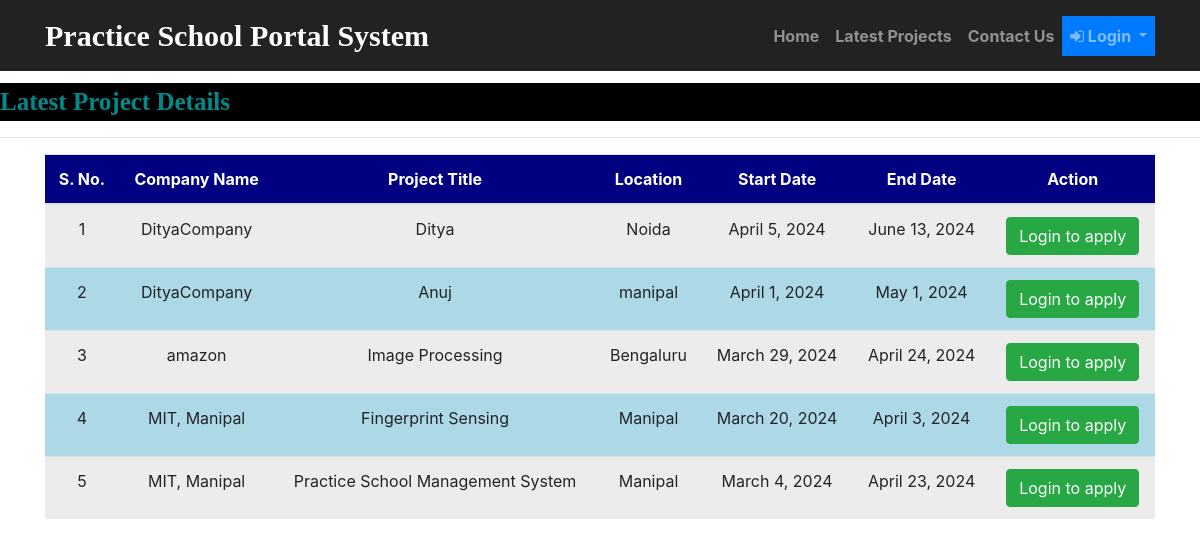
The page /latest_jobs on the database its author committed.
### job/models.py (models this page shows, shortened)
class Job(models.Model):
    recruiter = models.ForeignKey(Company ,on_delete=models.CASCADE)
    start_date = models.DateField()
    end_date = models.DateField()
    title = models.CharField(max_length=50)
    salary = models.FloatField(max_length=10)
    image = models.FileField()
    description = models.CharField(max_length=300)
    experience = models.IntegerField(max_length=100)
    location = models.CharField(max_length=20)
    skills = models.CharField(max_length=100)
    creationdate = models.DateField()

class Company(models.Model):
    user = models.ForeignKey(User,on_delete=models.CASCADE)
    mobile = models.CharField(max_length=10,null=True)
    image = models.FileField(null=True)
    gender = models.CharField(max_length=10,null=True)
    company = models.CharField(max_length=50, null=True)
    type = models.CharField(max_length=10,null=True)
    status = models.CharField(max_length=20, null=True)

### job/views.py (the view)
# urls.py: path('latest_jobs', job.views.latest_jobs, name="latest_jobs"),
def latest_jobs(request):
    job = Job.objects.all().order_by('-start_date')
    d = {'job':job}
    return render(request, "latest_jobs.html",d)

### job/templates/latest_jobs.html (shortened to what this page needs)
{% load static %}
{% block body %}
{% include 'navigation.html' %}
<marquee style="font-family: 'Monotype Corsiva'; font-size: 25px; color: darkcyan; background-color: black; font-weight: bold; margin-top: 1%">
    Latest Project Details
</marquee>
<hr>
<div class="container">
    <table class="table table-hover" id="example">
        <thead>
        <tr style="background-color: #000080; color: white">
            <th>S. No.</th>
            <th>Company Name</th>
            <th>Project Title</th>
            <th>Location</th>
            <th>Start Date</th>
            <th>End Date</th>
            <th>Action</th>
        </tr>
        </thead>
        <tbody>
        {% for i in job %}
        <tr>
            <td>{{ forloop.counter }}</td>
            <td>{{ i.recruiter.company }}</td>
            <td>{{ i.title }}</td>
            <td>{{ i.location }}</td>
            <td>{{ i.start_date }}</td>
            <td>{{ i.end_date }}</td>
            <td><a href="{% url 'user_login' %}" class="btn btn-success">Login to apply</a></td>
        </tr>
        {% endfor %}
        </tbody>
    </table>
</div>
{% endblock body %}

### job/templates/latest_jobs.html (style rules this page uses)
body { background-color: white; }
tr:nth-child(even) { background-color: #ADD8E6; }
tr:nth-child(odd) { background-color: #ECECEC; }
tr { text-align: center; }

### rows shown on the page
Job: recruiter.company "DityaCompany", title "Ditya", location "Noida", start_date "April 5, 2024", end_date "June 13, 2024"
Job: recruiter.company "DityaCompany", title "Anuj", location "manipal", start_date "April 1, 2024", end_date "May 1, 2024"
Job: recruiter.company "amazon", title "Image Processing", location "Bengaluru", start_date "March 29, 2024", end_date "April 24, 2024"
Job: recruiter.company "MIT, Manipal", title "Fingerprint Sensing", location "Manipal", start_date "March 20, 2024", end_date "April 3, 2024"
Job: recruiter.company "MIT, Manipal", title "Practice School Management System", location "Manipal", start_date "March 4, 2024", end_date "April 23, 2024"
